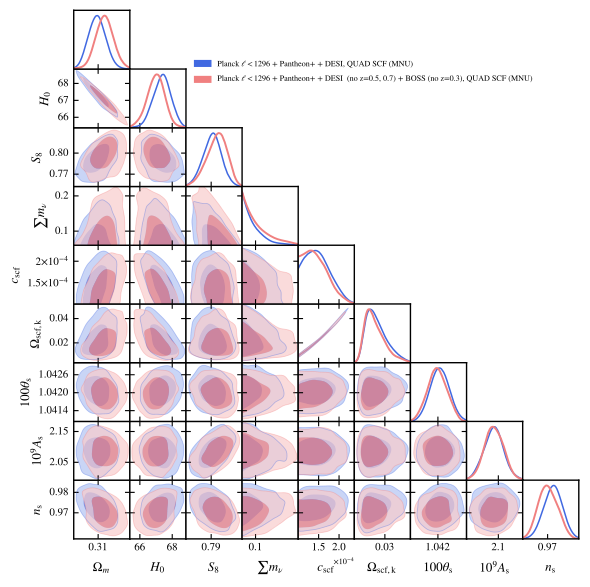

This figure's Python source:
import getdist.plots as gplot
from getdist import MCSamples
from getdist import loadMCSamples
import os
import matplotlib
import subprocess
import matplotlib.pyplot as plt
import numpy as np

# GENERAL PLOT OPTIONS
matplotlib.rcParams['mathtext.fontset'] = 'stix'
matplotlib.rcParams['font.family'] = 'STIXGeneral'
matplotlib.rcParams['mathtext.rm'] = 'Bitstream Vera Sans'
matplotlib.rcParams['mathtext.it'] = 'Bitstream Vera Sans:italic'
matplotlib.rcParams['mathtext.bf'] = 'Bitstream Vera Sans:bold'
matplotlib.rcParams['xtick.bottom'] = True
matplotlib.rcParams['xtick.top'] = False
matplotlib.rcParams['ytick.right'] = False
matplotlib.rcParams['axes.edgecolor'] = 'black'
matplotlib.rcParams['axes.linewidth'] = '1.0'
matplotlib.rcParams['axes.labelsize'] = 'medium'
matplotlib.rcParams['axes.grid'] = True
matplotlib.rcParams['grid.linewidth'] = '0.0'
matplotlib.rcParams['grid.alpha'] = '0.18'
matplotlib.rcParams['grid.color'] = 'lightgray'
matplotlib.rcParams['legend.labelspacing'] = 0.77
matplotlib.rcParams['savefig.bbox'] = 'tight'
matplotlib.rcParams['savefig.format'] = 'pdf'

parameter = [u'omegam2', u'H0', u'SS8',u'm_ncdm',u'scf_c',u'Omega0_scf_ke',u'theta_s_1e2',u'As_1e9',u'n_s']
chaindir=r'./'

analysissettings={'smooth_scale_1D':0.45,'smooth_scale_2D':0.45,
'ignore_rows': u'0.5','range_confidence' : u'0.025'}

analysissettings2={'smooth_scale_1D':0.45,'smooth_scale_2D':0.45,
'ignore_rows': u'0.0','range_confidence' : u'0.025'}


root_chains = (
  'EXAMPLE_MCMC8020',
  'EXAMPLE_MCMC9020'
)

# --------------------------------------------------------------------------------
samples=loadMCSamples(chaindir + root_chains[0],settings=analysissettings)
p = samples.getParams()
samples.addDerived(p.omegan+(p.omegach2+p.omegabh2)/(p.H0/100.)/(p.H0/100.),name='omegam2',label='{\\Omega_m}')
samples.addDerived(p.sigma8*np.sqrt(p.omegan+(p.omegach2+p.omegabh2)/(p.H0/100.)/(p.H0/100.))/0.5477225575,name='SS8',label='{S_8}')
samples.addDerived(p.chi2__planck_2018_lowl.TT+p.chi2__planck_2018_lowl.EE+p.chi2__planck_2018_highl_plik.TTTEEE,name='chi2_cmb2',label='{\\chi^2_{\\rm CMB}}')
samples.addDerived(p.chi2__sn.pantheonplus,name='chi2_sn2',label='{\\chi^2_{\\rm SN}}')
samples.saveAsText(chaindir + '/.VM_PKIM4v2_TMP1')
# --------------------------------------------------------------------------------
samples=loadMCSamples(chaindir + root_chains[1],settings=analysissettings)
p = samples.getParams()
samples.addDerived(p.omegan+(p.omegach2+p.omegabh2)/(p.H0/100.)/(p.H0/100.),name='omegam2',label='{\\Omega_m}')#sigma8
samples.addDerived(p.sigma8*np.sqrt(p.omegan+(p.omegach2+p.omegabh2)/(p.H0/100.)/(p.H0/100.))/0.5477225575,name='SS8',label='{S_8}')
samples.addDerived(p.chi2__planck_2018_lowl.TT+p.chi2__planck_2018_lowl.EE+p.chi2__planck_2018_highl_plik.TTTEEE,name='chi2_cmb2',label='{\\chi^2_{\\rm CMB}}')
samples.addDerived(p.chi2__sn.pantheonplus,name='chi2_sn2',label='{\\chi^2_{\\rm SN}}')
samples.addDerived(p.chi2__bao.desi_y1,name='chi2_bao',label='{\\chi^2_{\\rm BAO}}')
samples.saveAsText(chaindir + '/.VM_PKIM4v2_TMP2')

#GET DIST PLOT SETUP
g=gplot.getSubplotPlotter(chain_dir=chaindir,
analysis_settings=analysissettings2,width_inch=6.0)
g.settings.lw_contour = 1.2
g.settings.legend_rect_border = False
g.settings.figure_legend_frame = False
g.settings.axes_fontsize = 13.5
g.settings.legend_fontsize = 11.5
g.settings.alpha_filled_add = 0.7
g.settings.lab_fontsize=15
g.legend_labels=False

param_3d = None
g.triangle_plot(['.VM_PKIM4v2_TMP1','.VM_PKIM4v2_TMP2'],parameter,
plot_3d_with_param=param_3d,line_args=[
{'lw': 1.1,'ls': 'solid', 'color':'royalblue'},
{'lw': 1.4,'ls': 'solid', 'color':'lightcoral'},
{'lw': 1.7,'ls': '-.', 'color':'grey'},
{'lw': 1.0,'ls': 'dashed', 'color':'black'},
],
contour_colors=['royalblue','lightcoral','grey','black'],
filled=[True,True,False,False,False],
legend_labels=[
  'Planck $\\ell < 1296$ + Pantheon+ + DESI, QUAD SCF (MNU)', 
  'Planck $\\ell < 1296$ + Pantheon+ + DESI  (no z=0.5, 0.7) + BOSS (no z=0.3), QUAD SCF (MNU)', 
],
contour_ls=['solid', 'solid', '-.', 'dashed'],
contour_lws=[1.1, 1.4, 1.7, 1.0],
legend_loc=(0.325,0.85),
imax_shaded=0)
g.export()
